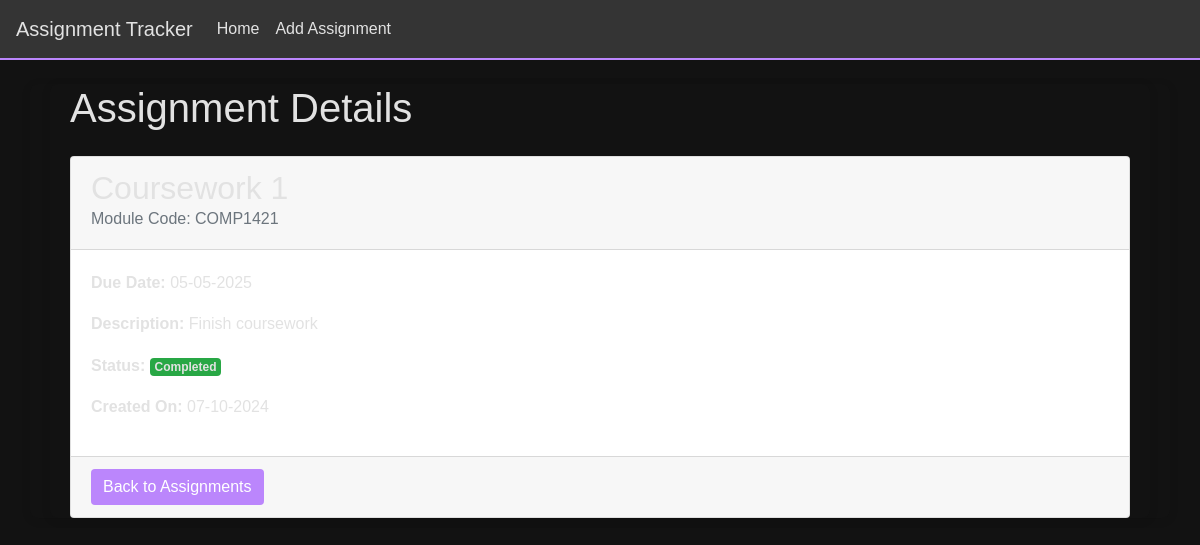
Screenshot of /view-assignment/2 with the database file from the repository.
### app/models.py (models this page shows, shortened)
class Assignment(db.Model):
    id = db.Column(db.Integer, primary_key=True)
    title = db.Column(db.String(100), nullable=False)  # Assessment title
    module_code = db.Column(db.String(20), nullable=False)  # Module code
    deadline = db.Column(db.DateTime, nullable=False)  # Deadline date
    description = db.Column(db.Text, nullable=True)  # Short description
    is_completed = db.Column(db.Boolean, default=False)  # Completion status
    date_created = db.Column(db.DateTime, default=datetime.utcnow)  # Timestamp for when the assignment was added

### app/views.py (the view)
@app.route("/view-assignment/<int:assignment_id>")
def view_assignment(assignment_id):
    assignment = Assignment.query.get(assignment_id)
    if assignment is None:
        return render_template("404.html", message="Assignment doesn't exist!"), 404
    return render_template("view_assignment.html", assignment = assignment)

### app/templates/view_assignment.html
{% extends "base.html" %}
{% block content %}
    <div class="container">
        <h1>Assignment Details</h1>
        <div class="card mt-4">
            <div class="card-header">
                <h2>{{ assignment.title }}</h2>
                <h6 class="card-subtitle mb-2 text-muted">Module Code: {{ assignment.module_code }}</h6>
            </div>
            <div class="card-body">
                <p><strong>Due Date:</strong> {{ assignment.deadline.strftime('%d-%m-%Y') }}</p>
                <p><strong>Description:</strong> {{ assignment.description }}</p>
                <p><strong>Status:</strong>
                {% if assignment.is_completed %}
                    <span class="badge bg-success">Completed</span>
                {% else %}
                    <span class="badge bg-warning">Incomplete</span>
                {% endif %}
                </p>
                <p><strong>Created On:</strong> {{ assignment.date_created.strftime('%d-%m-%Y')}}</p>
            </div>
            <div class="card-footer">
                <a href="{{ url_for('index') }}" class="btn btn-primary">Back to Assignments</a>
            </div>
        </div>
    </div>
{% endblock %}

### app/static/baseStyles.css (style rules this page uses)
body { font-family: Arial, sans-serif; background-color: #121212; color: #E2E2E2; line-height: 1.6; }
.container { padding-left: 20px; padding-right: 20px; background-color: #121212; border-radius: 0.5rem; box-shadow: 0 2px 10px rgba(0, 0, 0, 0.1); }
.btn-primary { background-color: #BB86FC; border: none; }

### rows the page displays
Assignment: title "Coursework 1", module_code "COMP1421", deadline "05-05-2025", description "Finish coursework", date_created "07-10-2024"
